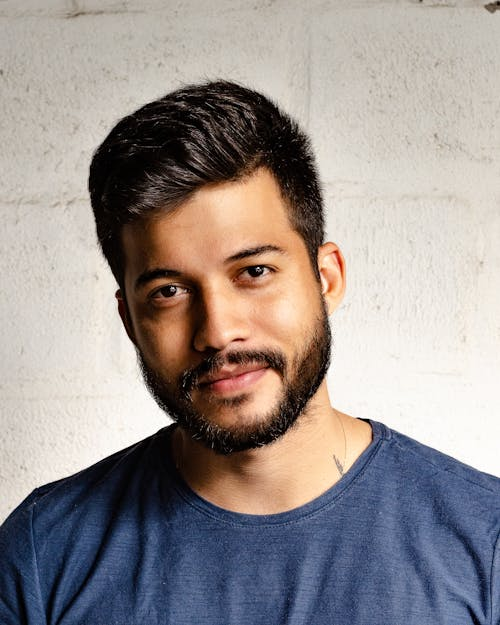
#> input picture OpenCV/Image/Face Photo 2379005.jpeg, 500 x 625 px, found by its file name
$ jupyter execute 2.ipynb   (text cells are left out)
#> lines starting #> are read from the running program, lines starting #| are printed output that depends on the picture; pictures that were not available may be replaced by others from this repository, and a replacement may not be noted
[cell 1]
import cv2
import numpy as np

[cell 2]
# Work with images with default resolution but many times we need to change the resolution (lower it) or resize the original
#  image in that case, image pyramids comes handy

[cell 3]
img=cv2.imread("/Users/mehulgupta2409/Documents/Code /AI ML/AI/OpenCV/Image/Face Photo 2379005.jpeg")
#> img is the input picture: shape (625, 500, 3); mean B, G, R 143, 145.2, 153.3
# new=cv2.resize(img,(500,500))
print(img.shape)
#| (625, 500, 3)
# Going in to small images
new=cv2.pyrDown(img)
print(new.shape)
#| (313, 250, 3)
# [15 lines of commented-out code are left out]
new4=cv2.pyrUp(new)
print(new4.shape)
#| (626, 500, 3)
# [6 lines of commented-out code are left out]
cv2.imshow("iOOdvv",new4)
# cv2.imshow("iOOd",new5)
# cv2.imshow("iOO",new6)
# cv2.imshow("ce",new7)
cv2.waitKey(25)
cv2.destroyAllWindows()

[cell 4]
# Advantages/Application of Image translation are
# 1) Hiding a part of the image
# 2) Croping an image
# 3) Shifting an Image
# 4) Animating an image using image transloations in loop

[cell 5]
new_img=cv2.imread("/Users/mehulgupta2409/Documents/Code /AI ML/AI/OpenCV/Image/Face Photo 2379005.jpeg",1)
print(new_img.shape)
#| (625, 500, 3)
# cv2.imshow("s",new_img)
new_img=cv2.resize(new_img,(600,600))
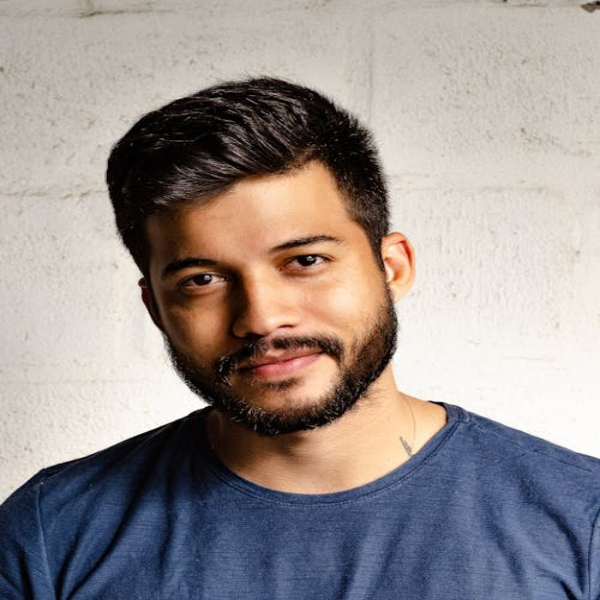
#> new_img: shape (600, 600, 3); mean B, G, R 142.9, 145, 153.2
# now we need to make kernel matrix to get our image translate
kernel_matrix=np.float32([[1,0,10],[0,1,100]])
# print(new_img)
# kernel_matrix
new=cv2.warpAffine(new_img,kernel_matrix,(600,600))
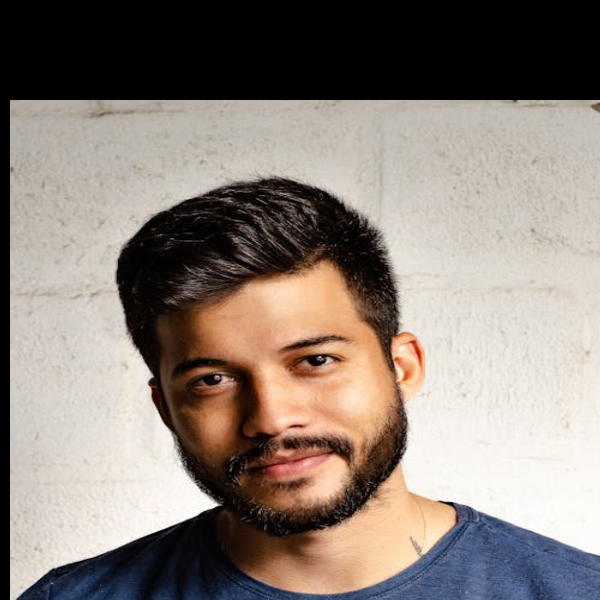
#> new: shape (600, 600, 3); mean B, G, R 121.4, 129.1, 140.1

cv2.imshow("hedre",new_img)
cv2.imshow("hese",new)
# cv2.imshow("herecec",kernel_matrix)
cv2.waitKey(10)
cv2.destroyAllWindows()

[cell 6]
# Transformation (about axis x and y)- 1)Scaling
#                  2)Translation
#                  3)Rotation
# Affine Transformation - rotate
# Perspecive Transformation - crop


# 1)Translation
# 2)Euclidean
# 3)Similarity
# 4)Affine
# 5)Projective

[cell 7]
org_video=cv2.VideoCapture("/Users/mehulgupta2409/Downloads/Videos/Check CCTV Recording.mp4")
sub_background=cv2.createBackgroundSubtractorMOG2()
while org_video.isOpened():
    r,frame=org_video.read()
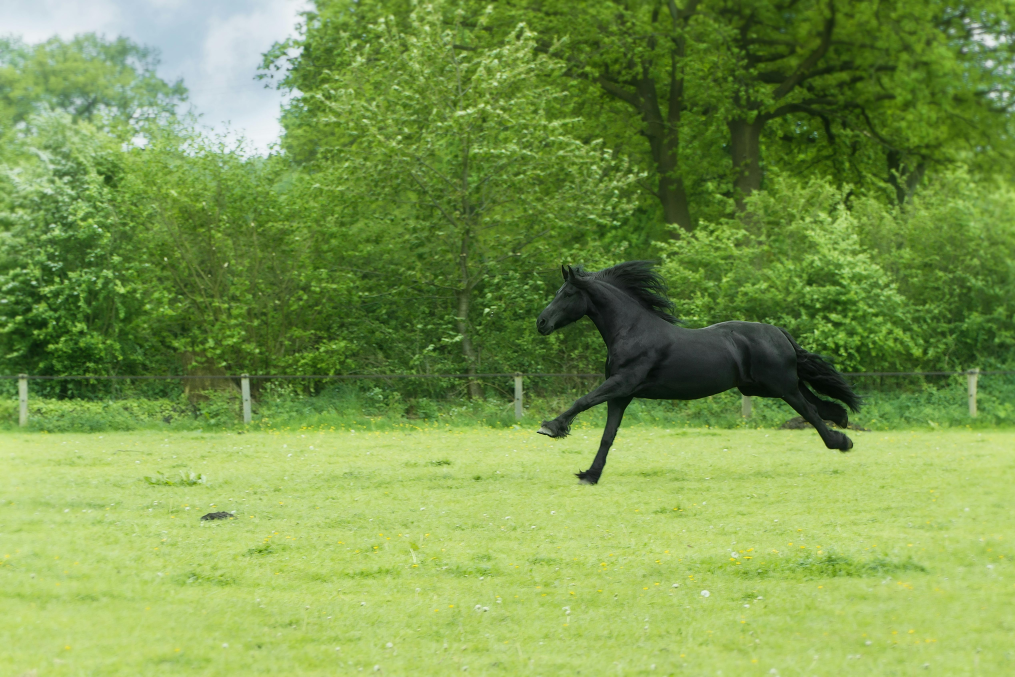
#> input picture OpenCV/Black Horse Green Field.jpg, 5075 x 3383 px, given in place of Check CCTV Recording.mp4, which was not available (shown at 1/5 size)
#> frame is the input picture: shape (3383, 5075, 3); mean B, G, R 78.1, 154, 123.9
    if r==False:
        break
    frame=cv2.resize(frame,(700,500))
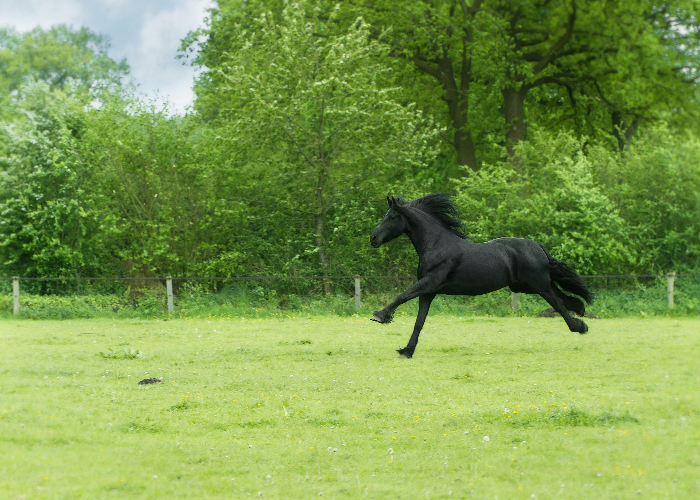
#> frame: shape (500, 700, 3); mean B, G, R 78, 153.9, 123.7
    sub_v=sub_background.apply(frame)
#> sub_v: shape (500, 700); every value is 127
    cv2.imshow("se",sub_v)
    # cv2.imshow("s",frame)
    if cv2.waitKey(25) & 0xff==ord("p"):
#> (key Esc is pressed here)
        break

org_video.release()
cv2.destroyAllWindows()
